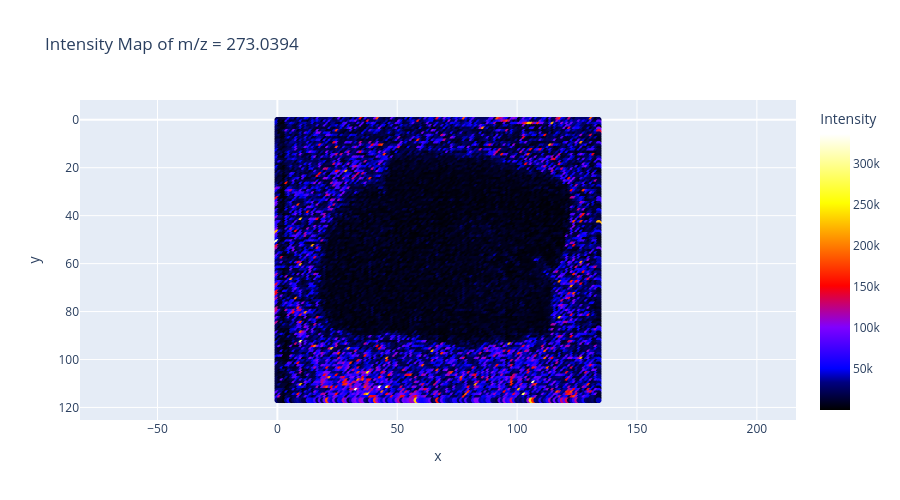

Write notebook code for a chart like this one.
### Code cell
# Interactive heatmap plot of the m/z value of interest
plot_mz_across_sample_custom(adata, target_mz=273.0397, tol=0.01)

### Figure 1 — Plotly figure (JSON) as saved in the notebook; plotly's stock layout.template omitted (floating-point values rounded to 4 significant figures; data arrays with more than 128 entries replaced by an {"elided": "..."} marker saying what was removed)
{"data": [{"hovertemplate": "x=%{x}<br>y=%{y}<br>Intensity=%{marker.color}<extra></extra>", "legendgroup": "", "marker": {"color": {"elided": "15930 int values"}, "coloraxis": "coloraxis", "symbol": "circle"}, "mode": "markers", "name": "", "showlegend": false, "type": "scattergl", "x": {"elided": "15930 int values"}, "xaxis": "x", "y": {"elided": "15930 int values"}, "yaxis": "y"}], "layout": {"coloraxis": {"colorbar": {"title": {"text": "Intensity"}}, "colorscale": [[0, "#000000"], [0.1, "#000080"], [0.15, "#0000FF"], [0.3, "#8000FF"], [0.45, "#FF0000"], [0.6, "#FF8000"], [0.75, "#FFFF00"], [1, "#FFFFFF"]]}, "height": 500, "legend": {"tracegroupgap": 0}, "title": {"text": "Intensity Map of m/z = 273.0394"}, "xaxis": {"anchor": "y", "domain": [0, 1], "title": {"text": "x"}}, "yaxis": {"anchor": "x", "autorange": "reversed", "domain": [0, 1], "scaleanchor": "x", "title": {"text": "y"}}}}
